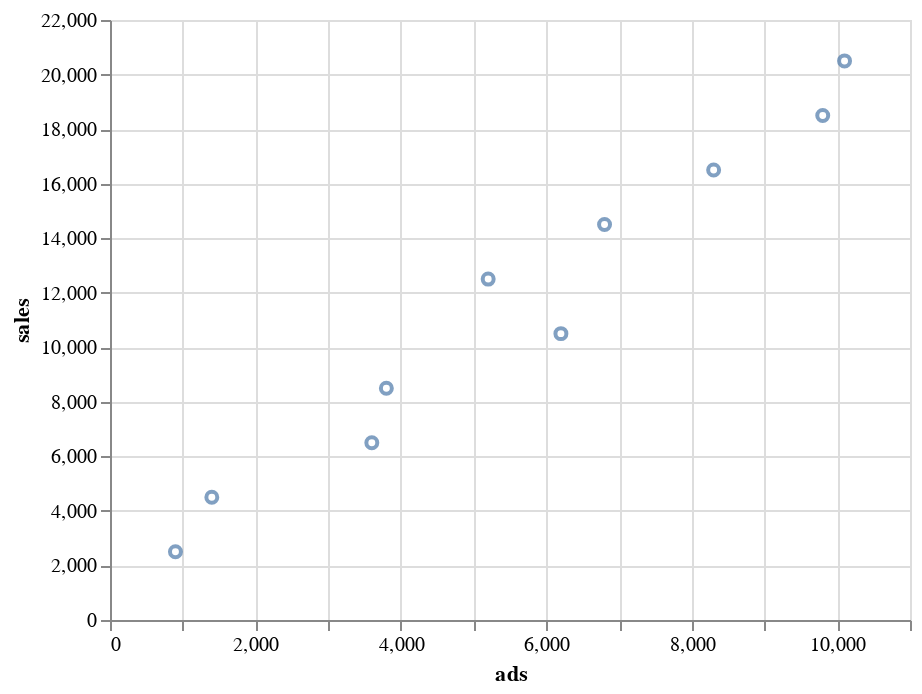

Notebook cell for this chart:
### Code cell
alt.Chart(df).mark_point().encode(
    x='ads',
    y='sales'
)

### Figure 1 — Vega-Lite specification as saved in the notebook (floating-point values rounded to 4 significant figures)
{"config": {"view": {"continuousWidth": 400, "continuousHeight": 300}}, "data": {"name": "data-dd4754ec408985cf02d07ef4475226d0"}, "mark": "point", "encoding": {"x": {"field": "ads", "type": "quantitative"}, "y": {"field": "sales", "type": "quantitative"}}, "$schema": "https://vega.github.io/schema/vega-lite/v4.17.0.json", "datasets": {"data-dd4754ec408985cf02d07ef4475226d0": [{"sales": 2500, "ads": 900}, {"sales": 4500, "ads": 1400}, {"sales": 6500, "ads": 3600}, {"sales": 8500, "ads": 3800}, {"sales": 10500, "ads": 6200}, {"sales": 12500, "ads": 5200}, {"sales": 14500, "ads": 6800}, {"sales": 16500, "ads": 8300}, {"sales": 18500, "ads": 9800}, {"sales": 20500, "ads": 10100}]}}
